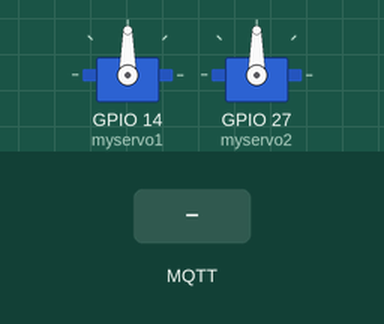
Recording of a sketch running on a simulated ESP32. On the bench: 2 × servo. Inputs (shaded band) come from the test bench. WiFi joins after 1.5 s; servers stay silent unless stated; random numbers use the default seed unless the sketch sets one; no MQTT or app messages arrive unless stated.

Above: at 2.7 s.
2.8 s: MQTT message "ON" arrives on the first subscribed topic
At 4.0 s:
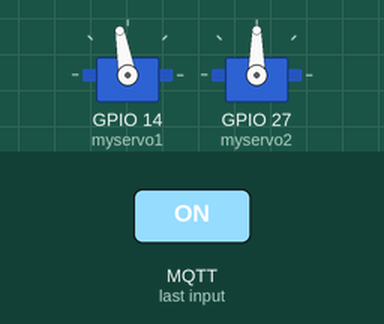
4.3 s: MQTT message "OFF" arrives on the first subscribed topic
At 5.3 s:
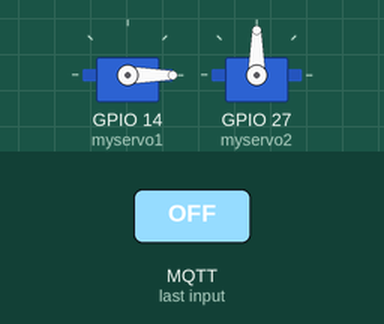
5.8 s: MQTT message "ON" arrives on the second subscribed topic
At 6.4 s:
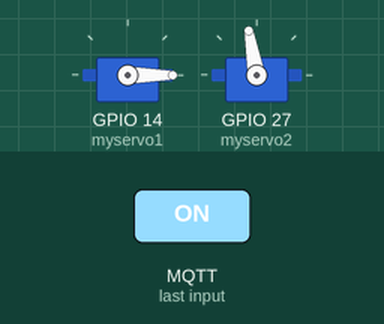
7.3 s: MQTT message "OFF" arrives on the second subscribed topic
At 7.6 s:
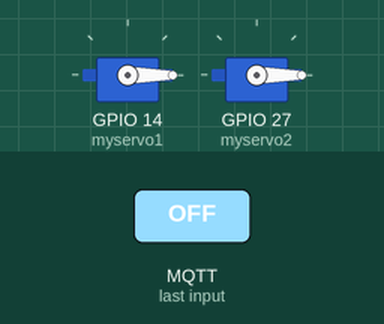
8.8 s: MQTT message "ON" arrives on the first subscribed topic
At 9.9 s:
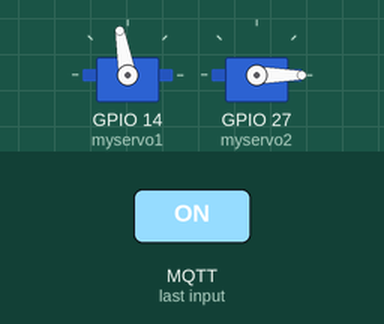
10.3 s: MQTT message "ON" arrives on the second subscribed topic
At 11.1 s:
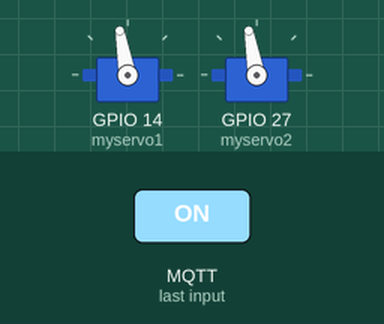
Timing chart, 0 to 12.8 s (numbered marks = the images above; inputs shaded):
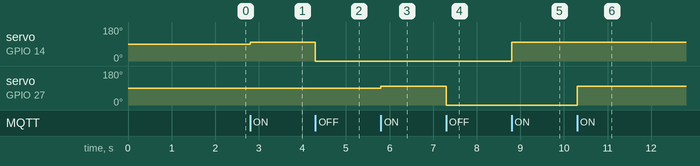

The sketch:

motorcode.ino
```cpp
#include <WiFi.h>
#include <PubSubClient.h>
#include <ESP32Servo.h>

// Network and MQTT configurations
const char* ssid = "TOP_Floor";
const char* password = "Batman@359517";
const char* mqtt_server = "broker.hivemq.com";
const char* control_topic_servo1 = "home/saifeevilla288786/esp32/servo1";
const char* control_topic_servo2 = "home/saifeevilla288786/esp32/servo2";
String client_id_str = "ESP32Client_" + String(random(0xffff), HEX);
const char* client_id = client_id_str.c_str();

WiFiClient espClient;
PubSubClient client(espClient);
Servo myservo1;
Servo myservo2;

// Setup WiFi connection
void setup_wifi() {
  WiFi.begin(ssid, password);
  while (WiFi.status() != WL_CONNECTED) {
    delay(500);
  }
}

// Callback for incoming MQTT messages
void callback(char* topic, byte* message, unsigned int length) {
  String messageTemp;

  for (int i = 0; i < length; i++) {
    messageTemp += (char)message[i];
  }

  if (String(topic) == control_topic_servo1) {
    if (messageTemp == "ON") {
      myservo1.write(100); // Adjust as needed for your servo
    } else if (messageTemp == "OFF") {
      myservo1.write(0);
    }
  } else if (String(topic) == control_topic_servo2) {
    if (messageTemp == "ON") {
      myservo2.write(100); // Adjust as needed for your servo
    } else if (messageTemp == "OFF") {
      myservo2.write(0);
    }
  }
}

// Reconnect to MQTT broker with exponential backoff
void reconnect() {
  unsigned long reconnectTime = 5000; // Initial reconnect time
  while (!client.connected()) {
    if (client.connect(client_id)) {  // Corrected line
      client.subscribe(control_topic_servo1);
      client.subscribe(control_topic_servo2);
    } else {
      delay(reconnectTime);
      reconnectTime = min(reconnectTime * 2, (unsigned long)120000); // Cap at 2 minutes
    }
  }
}


void setup() {
  myservo1.attach(14); // ESP32 pin connected to the first servo signal
  myservo2.attach(27); // ESP32 pin connected to the second servo signal, use another PWM-capable pin
  setup_wifi();
  client.setServer(mqtt_server, 1883);
  client.setCallback(callback);
  reconnect(); // Make sure to connect and subscribe to topics on setup
}

void loop() {
  client.loop(); // Process incoming messages and maintain connection
  if (!client.connected()) {
    reconnect();
  }
}
```

Measured:
- after the input at 2.8 s, servo on GPIO 14 (myservo1): 90° → 100° at once
- after the input at 4.3 s, servo on GPIO 14 (myservo1): 100° → 0° at once
- after the input at 5.8 s, servo on GPIO 27 (myservo2): 90° → 100° at once
- after the input at 7.3 s, servo on GPIO 27 (myservo2): 100° → 0° at once
- after the input at 8.8 s, servo on GPIO 14 (myservo1): 0° → 100° at once
- after the input at 10.3 s, servo on GPIO 27 (myservo2): 0° → 100° at once
